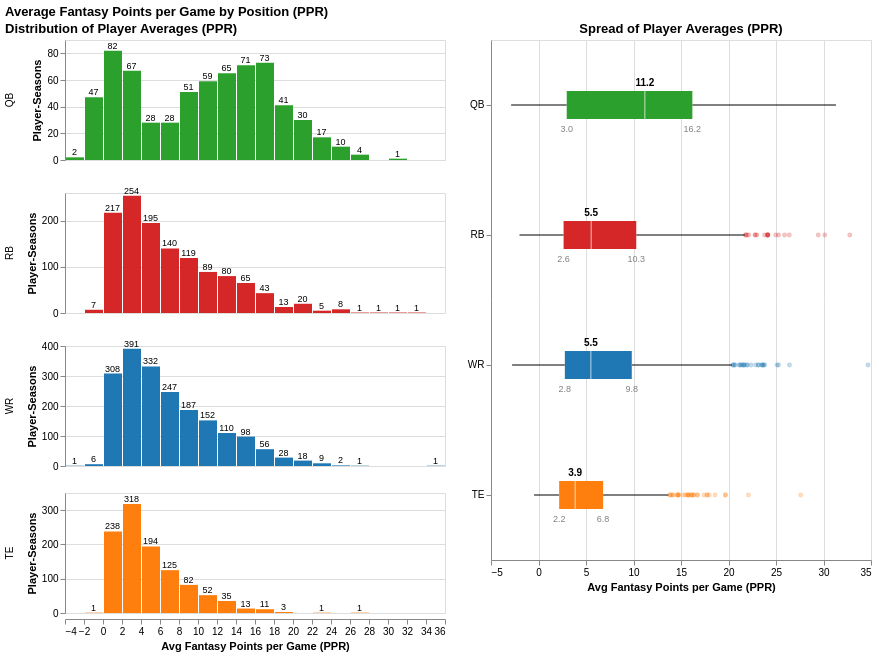
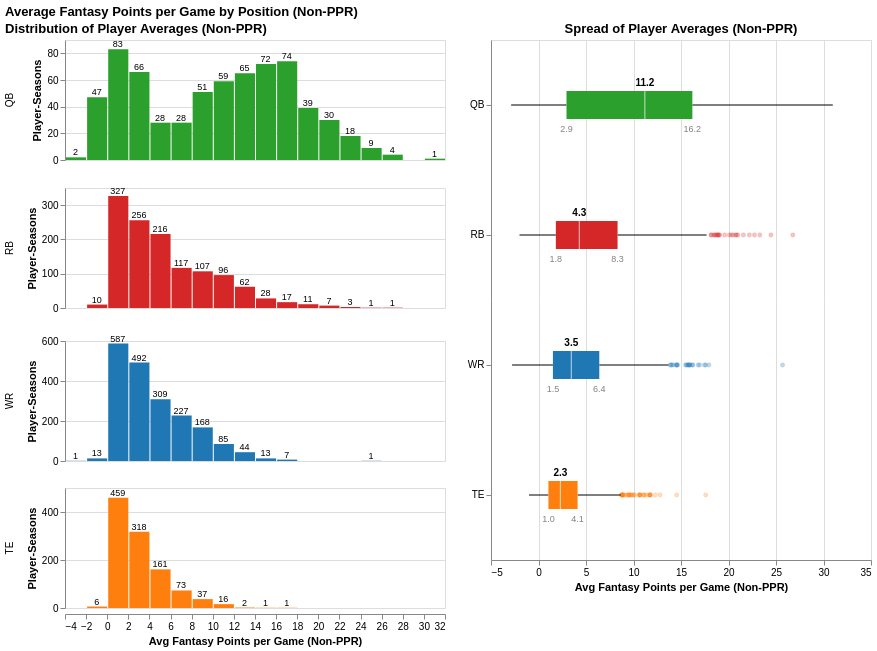

The code cell stored with these charts, in order, in its notebook:
### Markdown cell above
## Position-Specific Drivers

### Code cell
alt.data_transformers.disable_max_rows()

POSITIONS = list(viz.POSITION_COLORS)
COLOR_SCALE = viz.POSITION_COLOR_SCALE
VALUE = 'avg_fantasy_points'
SEASONS = None   # e.g. [2024] or list(range(2021, 2026)); None = all seasons

for label, df in [('PPR', all_ppr), ('Non-PPR', all_nonppr)]:
    x_title = f'Avg Fantasy Points per Game ({label})'

    # one row per player-season: average fantasy points per game
    data = (
        df
        .groupby(['player', 'position', 'season'], as_index=False)[VALUE]
        .mean()
    )[['position', 'season', VALUE]].dropna()
    if SEASONS is not None:
        data = data[data['season'].isin(SEASONS)]

    # histogram: bars + count labels, one panel per position
    hist_base = alt.Chart().encode(
        x=alt.X(f'{VALUE}:Q', bin=alt.Bin(maxbins=30), title=x_title),
        y=alt.Y('count():Q', title='Player-Seasons'),
    )

    hist_bars = hist_base.mark_bar().encode(color=alt.Color('position:N', scale=COLOR_SCALE, legend=None))
    hist_labels = hist_base.mark_text(dy=-5, fontSize=9).encode(text='count():Q')

    hist = alt.layer(hist_bars, hist_labels, data=data).properties(width=380, height=120).facet(
        row=alt.Row('position:N', sort=POSITIONS, title=None)
    ).resolve_scale(y='independent').properties(title=f'Distribution of Player Averages ({label})')

    # box plot: boxes + labels for the 25th percentile, median and 75th percentile
    box_base = alt.Chart(data).encode(y=alt.Y('position:N', sort=POSITIONS, title=None))

    box_marks = box_base.mark_boxplot(extent=1.5, size=28, median={'color': 'white'},
                                      outliers={'size': 8, 'opacity': 0.3}).encode(
        x=alt.X(f'{VALUE}:Q', title=x_title),
        color=alt.Color('position:N', scale=COLOR_SCALE, legend=None),
    )

    stats = box_base.transform_aggregate(
        q1=f'q1({VALUE})', median=f'median({VALUE})', q3=f'q3({VALUE})', groupby=['position'],
    )
    median_labels = stats.mark_text(dy=-22, fontSize=10, fontWeight='bold').encode(
        x='median:Q', text=alt.Text('median:Q', format='.1f'))
    q1_labels = stats.mark_text(dy=24, fontSize=9, color='gray').encode(
        x='q1:Q', text=alt.Text('q1:Q', format='.1f'))
    q3_labels = stats.mark_text(dy=24, fontSize=9, color='gray').encode(
        x='q3:Q', text=alt.Text('q3:Q', format='.1f'))

    box = (box_marks + median_labels + q1_labels + q3_labels).properties(
        width=380, height=520, title=f'Spread of Player Averages ({label})')

    display((hist | box).properties(title=f'Average Fantasy Points per Game by Position ({label})'))

### Figure 1 — Vega-Lite specification as saved in the notebook (floating-point values rounded to 4 significant figures; data arrays with more than 128 entries replaced by an {"elided": "..."} marker saying what was removed)
{"config": {"view": {"continuousWidth": 300, "continuousHeight": 300}}, "hconcat": [{"facet": {"row": {"field": "position", "sort": ["QB", "RB", "WR", "TE"], "title": null, "type": "nominal"}}, "spec": {"layer": [{"mark": {"type": "bar"}, "encoding": {"color": {"field": "position", "legend": null, "scale": {"domain": ["QB", "RB", "WR", "TE"], "range": ["#2ca02c", "#d62728", "#1f77b4", "#ff7f0e"]}, "type": "nominal"}, "x": {"bin": {"maxbins": 30}, "field": "avg_fantasy_points", "title": "Avg Fantasy Points per Game (PPR)", "type": "quantitative"}, "y": {"aggregate": "count", "title": "Player-Seasons", "type": "quantitative"}}}, {"mark": {"type": "text", "dy": -5, "fontSize": 9}, "encoding": {"text": {"aggregate": "count", "type": "quantitative"}, "x": {"bin": {"maxbins": 30}, "field": "avg_fantasy_points", "title": "Avg Fantasy Points per Game (PPR)", "type": "quantitative"}, "y": {"aggregate": "count", "title": "Player-Seasons", "type": "quantitative"}}}], "height": 120, "width": 380}, "resolve": {"scale": {"y": "independent"}}, "title": "Distribution of Player Averages (PPR)"}, {"layer": [{"mark": {"type": "boxplot", "extent": 1.5, "median": {"color": "white"}, "outliers": {"size": 8, "opacity": 0.3}, "size": 28}, "encoding": {"color": {"field": "position", "legend": null, "scale": {"domain": ["QB", "RB", "WR", "TE"], "range": ["#2ca02c", "#d62728", "#1f77b4", "#ff7f0e"]}, "type": "nominal"}, "x": {"field": "avg_fantasy_points", "title": "Avg Fantasy Points per Game (PPR)", "type": "quantitative"}, "y": {"field": "position", "sort": ["QB", "RB", "WR", "TE"], "title": null, "type": "nominal"}}}, {"mark": {"type": "text", "dy": -22, "fontSize": 10, "fontWeight": "bold"}, "encoding": {"text": {"field": "median", "format": ".1f", "type": "quantitative"}, "x": {"field": "median", "type": "quantitative"}, "y": {"field": "position", "sort": ["QB", "RB", "WR", "TE"], "title": null, "type": "nominal"}}, "transform": [{"aggregate": [{"op": "q1", "field": "avg_fantasy_points", "as": "q1"}, {"op": "median", "field": "avg_fantasy_points", "as": "median"}, {"op": "q3", "field": "avg_fantasy_points", "as": "q3"}], "groupby": ["position"]}]}, {"mark": {"type": "text", "color": "gray", "dy": 24, "fontSize": 9}, "encoding": {"text": {"field": "q1", "format": ".1f", "type": "quantitative"}, "x": {"field": "q1", "type": "quantitative"}, "y": {"field": "position", "sort": ["QB", "RB", "WR", "TE"], "title": null, "type": "nominal"}}, "transform": [{"aggregate": [{"op": "q1", "field": "avg_fantasy_points", "as": "q1"}, {"op": "median", "field": "avg_fantasy_points", "as": "median"}, {"op": "q3", "field": "avg_fantasy_points", "as": "q3"}], "groupby": ["position"]}]}, {"mark": {"type": "text", "color": "gray", "dy": 24, "fontSize": 9}, "encoding": {"text": {"field": "q3", "format": ".1f", "type": "quantitative"}, "x": {"field": "q3", "type": "quantitative"}, "y": {"field": "position", "sort": ["QB", "RB", "WR", "TE"], "title": null, "type": "nominal"}}, "transform": [{"aggregate": [{"op": "q1", "field": "avg_fantasy_points", "as": "q1"}, {"op": "median", "field": "avg_fantasy_points", "as": "median"}, {"op": "q3", "field": "avg_fantasy_points", "as": "q3"}], "groupby": ["position"]}]}], "height": 520, "title": "Spread of Player Averages (PPR)", "width": 380}], "data": {"name": "data-c4356614d66034f3cac6cdcf511cee79"}, "title": "Average Fantasy Points per Game by Position (PPR)", "$schema": "https://vega.github.io/schema/vega-lite/v6.4.1.json", "datasets": {"data-c4356614d66034f3cac6cdcf511cee79": {"elided": "4956 records"}}}

### Figure 2 — Vega-Lite specification as saved in the notebook (floating-point values rounded to 4 significant figures; data arrays with more than 128 entries replaced by an {"elided": "..."} marker saying what was removed)
{"config": {"view": {"continuousWidth": 300, "continuousHeight": 300}}, "hconcat": [{"facet": {"row": {"field": "position", "sort": ["QB", "RB", "WR", "TE"], "title": null, "type": "nominal"}}, "spec": {"layer": [{"mark": {"type": "bar"}, "encoding": {"color": {"field": "position", "legend": null, "scale": {"domain": ["QB", "RB", "WR", "TE"], "range": ["#2ca02c", "#d62728", "#1f77b4", "#ff7f0e"]}, "type": "nominal"}, "x": {"bin": {"maxbins": 30}, "field": "avg_fantasy_points", "title": "Avg Fantasy Points per Game (Non-PPR)", "type": "quantitative"}, "y": {"aggregate": "count", "title": "Player-Seasons", "type": "quantitative"}}}, {"mark": {"type": "text", "dy": -5, "fontSize": 9}, "encoding": {"text": {"aggregate": "count", "type": "quantitative"}, "x": {"bin": {"maxbins": 30}, "field": "avg_fantasy_points", "title": "Avg Fantasy Points per Game (Non-PPR)", "type": "quantitative"}, "y": {"aggregate": "count", "title": "Player-Seasons", "type": "quantitative"}}}], "height": 120, "width": 380}, "resolve": {"scale": {"y": "independent"}}, "title": "Distribution of Player Averages (Non-PPR)"}, {"layer": [{"mark": {"type": "boxplot", "extent": 1.5, "median": {"color": "white"}, "outliers": {"size": 8, "opacity": 0.3}, "size": 28}, "encoding": {"color": {"field": "position", "legend": null, "scale": {"domain": ["QB", "RB", "WR", "TE"], "range": ["#2ca02c", "#d62728", "#1f77b4", "#ff7f0e"]}, "type": "nominal"}, "x": {"field": "avg_fantasy_points", "title": "Avg Fantasy Points per Game (Non-PPR)", "type": "quantitative"}, "y": {"field": "position", "sort": ["QB", "RB", "WR", "TE"], "title": null, "type": "nominal"}}}, {"mark": {"type": "text", "dy": -22, "fontSize": 10, "fontWeight": "bold"}, "encoding": {"text": {"field": "median", "format": ".1f", "type": "quantitative"}, "x": {"field": "median", "type": "quantitative"}, "y": {"field": "position", "sort": ["QB", "RB", "WR", "TE"], "title": null, "type": "nominal"}}, "transform": [{"aggregate": [{"op": "q1", "field": "avg_fantasy_points", "as": "q1"}, {"op": "median", "field": "avg_fantasy_points", "as": "median"}, {"op": "q3", "field": "avg_fantasy_points", "as": "q3"}], "groupby": ["position"]}]}, {"mark": {"type": "text", "color": "gray", "dy": 24, "fontSize": 9}, "encoding": {"text": {"field": "q1", "format": ".1f", "type": "quantitative"}, "x": {"field": "q1", "type": "quantitative"}, "y": {"field": "position", "sort": ["QB", "RB", "WR", "TE"], "title": null, "type": "nominal"}}, "transform": [{"aggregate": [{"op": "q1", "field": "avg_fantasy_points", "as": "q1"}, {"op": "median", "field": "avg_fantasy_points", "as": "median"}, {"op": "q3", "field": "avg_fantasy_points", "as": "q3"}], "groupby": ["position"]}]}, {"mark": {"type": "text", "color": "gray", "dy": 24, "fontSize": 9}, "encoding": {"text": {"field": "q3", "format": ".1f", "type": "quantitative"}, "x": {"field": "q3", "type": "quantitative"}, "y": {"field": "position", "sort": ["QB", "RB", "WR", "TE"], "title": null, "type": "nominal"}}, "transform": [{"aggregate": [{"op": "q1", "field": "avg_fantasy_points", "as": "q1"}, {"op": "median", "field": "avg_fantasy_points", "as": "median"}, {"op": "q3", "field": "avg_fantasy_points", "as": "q3"}], "groupby": ["position"]}]}], "height": 520, "title": "Spread of Player Averages (Non-PPR)", "width": 380}], "data": {"name": "data-c116942bdc95bf2eee453732480e9528"}, "title": "Average Fantasy Points per Game by Position (Non-PPR)", "$schema": "https://vega.github.io/schema/vega-lite/v6.4.1.json", "datasets": {"data-c116942bdc95bf2eee453732480e9528": {"elided": "4956 records"}}}
